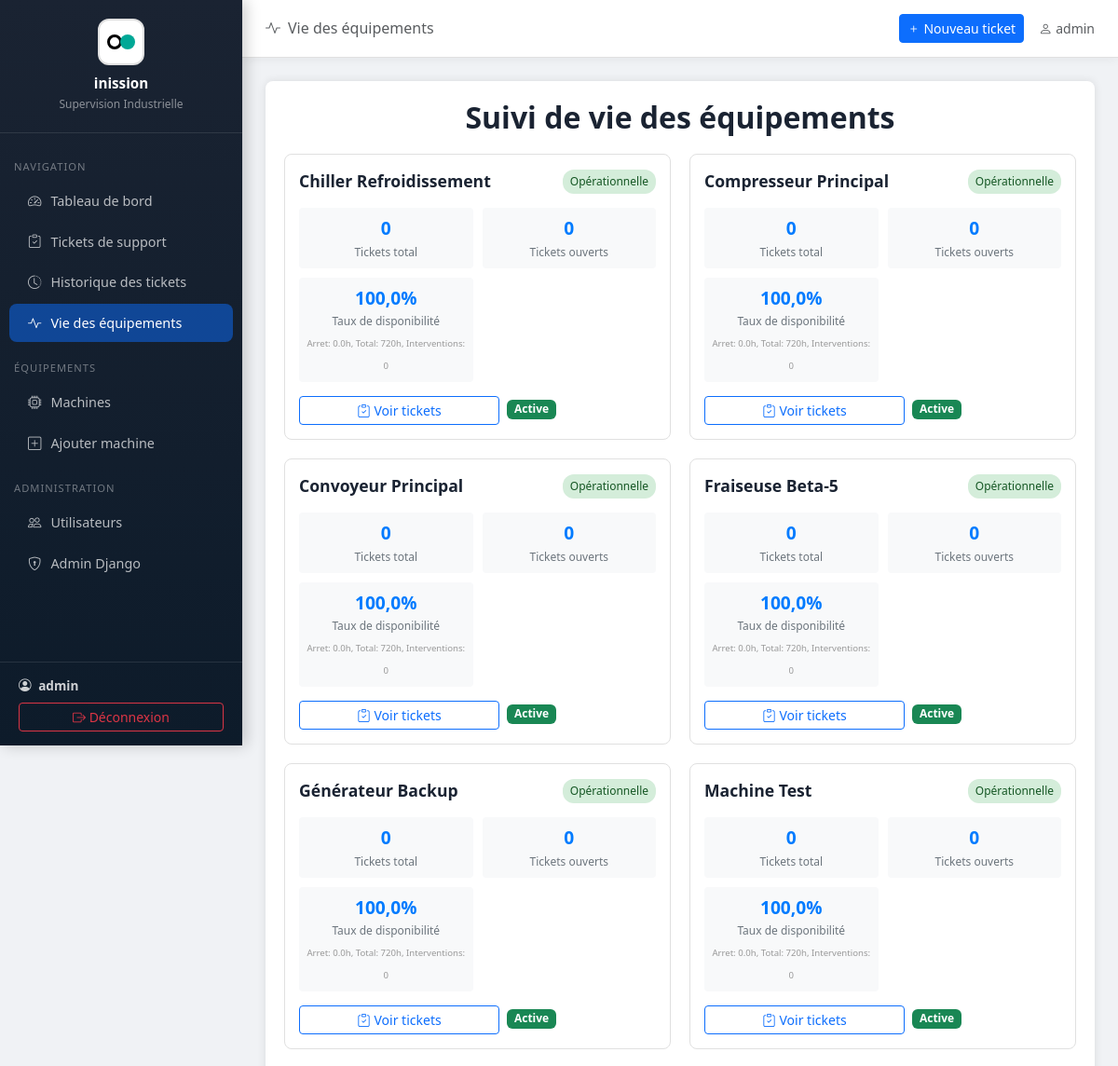
The app's page /interventions/viee/ (signed in, upper part), older data.
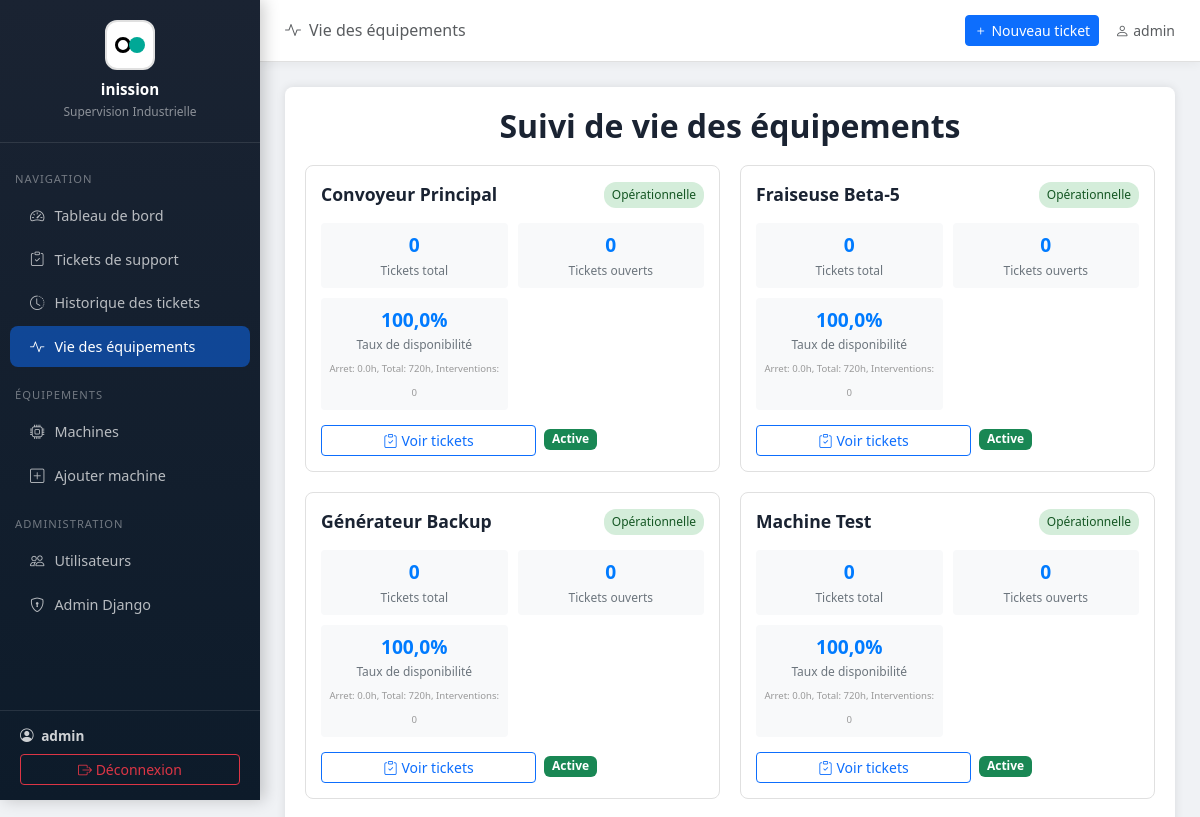
The same page, newer data.
### tickets/models.py (models this page shows, shortened)
class Machine(models.Model):
    nom = models.CharField(max_length=200, verbose_name="Nom de la machine")
    reference = models.CharField(max_length=100, unique=True, verbose_name="Référence")
    localisation = models.CharField(max_length=200, verbose_name="Localisation / Zone")
    description = models.TextField(blank=True, verbose_name="Description")
    actif = models.BooleanField(default=True, verbose_name="Active")
    date_installation = models.DateField(null=True, blank=True, verbose_name="Date d'installation")
    department = models.ForeignKey('Department', on_delete=models.SET_NULL, null=True, blank=True, verbose_name="Département associé")
    operator = models.ForeignKey('OperatorProfile', on_delete=models.SET_NULL, null=True, blank=True, verbose_name="Opérateur assigné")
    class Meta:
        verbose_name = "Machine"
        verbose_name_plural = "Machines"
        ordering = ['nom']

### tickets/views.py (the view, shortened to what this page needs)
# urls.py: path('interventions/viee/', views.viee_dashboard, name='viee_dashboard'),
@login_required
@login_required
def viee_dashboard(request):
    from django.db.models import Count, Q
    user = request.user
    profile = getattr(user, 'operatorprofile', None)
    if is_admin_or_supervisor(user):
        if profile and profile.role == 'superviseur' and profile.department:
            machine_base_qs = Machine.objects.filter(department=profile.department)
        else:
            machine_base_qs = Machine.objects.all()
    else:
        if not profile:
            messages.error(request, "Aucun profil opérateur trouvé.")
            return redirect('dashboard')
        machine_base_qs = profile.machines.all()
    machines_qs = machine_base_qs.annotate(
        nb_demandes=Count('ticketsupport'),
        nb_demandes_ouvertes=Count('ticketsupport', filter=Q(ticketsupport__statut__in=['en_attente', 'validee', 'en_cours'])),
        nb_demandes_critiques=Count('ticketsupport', filter=Q(ticketsupport__nature_probleme='critique', ticketsupport__statut__in=['en_attente', 'validee', 'en_cours'])),
    ).order_by('nom')
    paginator = Paginator(machines_qs, 25)  # 25 machines par page
    page = request.GET.get('page')
    try:
        machines = paginator.page(page)
    except PageNotAnInteger:
        machines = paginator.page(1)
    except EmptyPage:
        machines = paginator.page(paginator.num_pages)
    for machine in machines:
        total_arret_heures = 0
        interventions = InterventionTechnique.objects.filter(
            numero_ticket__machine=machine,
            date_fin_intervention__isnull=False
        )
        nb_interventions_terminees = interventions.count()
        if machine.date_installation:
            temps_total = (timezone.now().date() - machine.date_installation).days * 24
        else:
            temps_total = 30 * 24
        if temps_total > 0:
            temps_disponible = max(0, temps_total - total_arret_heures)
            machine.taux_disponibilite = (temps_disponible / temps_total) * 100
        else:
            machine.taux_disponibilite = 100.0
        machine.taux_disponibilite = round(machine.taux_disponibilite, 2)
        machine.debug_info = f"Arret: {total_arret_heures:.1f}h, Total: {temps_total}h, Interventions: {nb_interventions_terminees}"
    demandes_recentes = TicketSupport.objects.select_related('machine').order_by('-date_creation')[:10]
    interventions_recentes = InterventionTechnique.objects.select_related('numero_demande', 'numero_demande__machine').order_by('-date_creation')[:10]
    context = {
        'machines': machines,
        'demandes_recentes': demandes_recentes,
        'interventions_recentes': interventions_recentes,
        'paginator': paginator,
    }
    return render(request, 'tickets/viee_dashboard.html', context)

### tickets/templatetags/permissions.py (called while the page is built)
@register.filter
def is_admin_or_supervisor(user):
    if user.is_superuser or user.is_staff:
        return True
    profile = getattr(user, 'operatorprofile', None)
    return profile and profile.role == 'superviseur'

### tickets/views.py (called while the page is built)
def is_admin_or_supervisor(user):
    if user.is_superuser or user.is_staff:
        return True
    profile = getattr(user, 'operatorprofile', None)
    return profile and profile.role == 'superviseur'

### tickets/templates/tickets/viee_dashboard.html (shortened to what this page needs)
{% extends 'tickets/base.html' %}
{% load permissions %}
{% block page_title %}<i class="bi bi-activity me-2"></i>Vie des équipements{% endblock %}
{% block content %}
<div class="viee-container">
    <h2 class="viee-title">Suivi de vie des équipements</h2>
    <div class="machine-grid">
        {% for machine in machines %}
        <div class="machine-card" data-machine-id="{{ machine.pk }}">
            <div class="machine-header">
                <div class="machine-name">{{ machine.nom }}</div>
                {% if machine.nb_demandes_critiques > 0 %}
                <div class="machine-status status-danger">{{ machine.nb_demandes_critiques }} critique{{ machine.nb_demandes_critiques|pluralize }}</div>
                {% elif machine.nb_demandes_ouvertes > 0 %}
                <div class="machine-status status-warning">{{ machine.nb_demandes_ouvertes }} ouvert{{ machine.nb_demandes_ouvertes|pluralize }}</div>
                {% else %}
                <div class="machine-status status-good">Opérationnelle</div>
                {% endif %}
            </div>
            <div class="machine-stats">
                <div class="stat-item">
                    <div class="stat-number" data-field="nb_demandes">{{ machine.nb_demandes }}</div>
                    <div class="stat-label">Tickets total</div>
                </div>
                <div class="stat-item">
                    <div class="stat-number" data-field="nb_demandes_ouvertes">{{ machine.nb_demandes_ouvertes }}</div>
                    <div class="stat-label">Tickets ouverts</div>
                </div>
                <div class="stat-item">
                    <div class="stat-number" data-field="taux_disponibilite">{{ machine.taux_disponibilite }}%</div>
                    <div class="stat-label">Taux de disponibilité</div>
                    <small style="font-size: 0.6rem; color: #999;">{{ machine.debug_info }}</small>
                </div>
            </div>
            <div class="d-flex gap-2">
                <button type="button" class="btn btn-sm btn-outline-primary flex-grow-1" data-bs-toggle="modal" data-bs-target="#ticketsModal" data-machine-id="{{ machine.pk }}">
                    <i class="bi bi-clipboard-check me-1"></i>Voir tickets
                </button>
                <div class="d-flex flex-column flex-grow-1">
                    <span class="mb-1 machine-status-label">
                        {% if machine.actif %}
                            {% if machine.nb_demandes_ouvertes > 0 %}
                                <span class="badge bg-danger">En panne</span>
                            {% else %}
                                <span class="badge bg-success">Active</span>
                            {% endif %}
                        {% else %}
                            <span class="badge bg-secondary">Inactive</span>
                        {% endif %}
                    </span>
                </div>
            </div>
        </div>
            {% empty %}
        <div class="col-12 text-center py-5 text-muted">
            <i class="bi bi-cpu" style="font-size:4rem;display:block;margin-bottom:15px;"></i>
            Aucune machine active trouvée.
        </div>
        {% endfor %}
    </div>
{% endblock %}

Row changes from the older to the newer data that the page shows:
removed Machine: nom "Chiller Refroidissement", shows "Opérationnelle", nb_demandes "0", nb_demandes_ouvertes "0", taux_disponibilite "100,0", debug_info "Arret: 0.0h, Total: 720h, Interventions: 0", actif "Active"
removed Machine: nom "Compresseur Principal", shows "Opérationnelle", nb_demandes "0", nb_demandes_ouvertes "0", taux_disponibilite "100,0", debug_info "Arret: 0.0h, Total: 720h, Interventions: 0", actif "Active"
